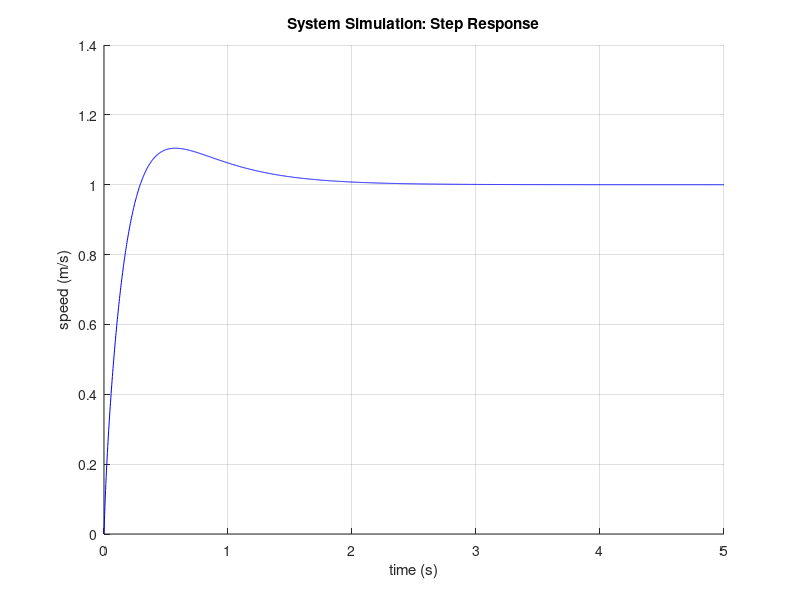

Recreate this plot in MATLAB.
% Program for tuning a controller to get a desired time response 
clear 
clc

% Declaring the Plant Model and System 
Gp = tf(8.308,[1,70.83,7.542]); % identified model from measured time response of the system 
% controlSystemDesigner('rlocus',Gp)
% pidTuner(Gp,'pi')
C = pid(68.5,106,1.44);
sys_cl = feedback(C*Gp,1);

% Simulating the System
t = linspace(0,5,2000); 
y = step(Gp,t); 
y2 = step(sys_cl,t); 
figure()
% plot(t,y,'r')
hold on 
plot(t,y2,'b')  

% Plot Settings
grid on
title('System Simulation: Step Response')
xlabel('time (s)')
ylabel('speed (m/s)')
% legend('uncompensated open loop step response', 'compensated closed loop step response') 

